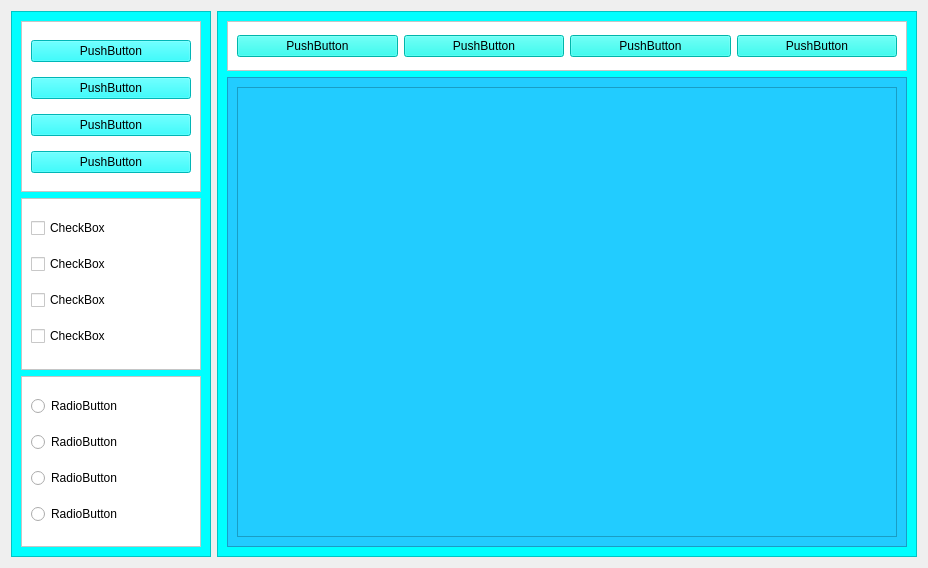
<?xml version="1.0" encoding="UTF-8"?>
<ui version="4.0">
 <class>Form</class>
 <widget class="QWidget" name="Form">
  <property name="geometry">
   <rect>
    <x>0</x>
    <y>0</y>
    <width>924</width>
    <height>568</height>
   </rect>
  </property>
  <property name="windowTitle">
   <string>Form</string>
  </property>
  <layout class="QHBoxLayout" name="horizontalLayout">
   <item>
    <widget class="QFrame" name="frame">
     <property name="minimumSize">
      <size>
       <width>200</width>
       <height>0</height>
      </size>
     </property>
     <property name="maximumSize">
      <size>
       <width>200</width>
       <height>16777215</height>
      </size>
     </property>
     <property name="styleSheet">
      <string notr="true">background-color:#00ffff</string>
     </property>
     <property name="frameShape">
      <enum>QFrame::StyledPanel</enum>
     </property>
     <property name="frameShadow">
      <enum>QFrame::Plain</enum>
     </property>
     <layout class="QVBoxLayout" name="verticalLayout_2">
      <item>
       <widget class="QFrame" name="frame_5">
        <property name="maximumSize">
         <size>
          <width>16777215</width>
          <height>200</height>
         </size>
        </property>
        <property name="styleSheet">
         <string notr="true">background-color:#ffffff</string>
        </property>
        <property name="frameShape">
         <enum>QFrame::StyledPanel</enum>
        </property>
        <property name="frameShadow">
         <enum>QFrame::Plain</enum>
        </property>
        <layout class="QVBoxLayout" name="verticalLayout_3">
         <item>
          <widget class="QPushButton" name="pushButton_6">
           <property name="styleSheet">
            <string notr="true">background-color:#00ffff</string>
           </property>
           <property name="text">
            <string>PushButton</string>
           </property>
          </widget>
         </item>
         <item>
          <widget class="QPushButton" name="pushButton_5">
           <property name="styleSheet">
            <string notr="true">background-color:#00ffff</string>
           </property>
           <property name="text">
            <string>PushButton</string>
           </property>
          </widget>
         </item>
         <item>
          <widget class="QPushButton" name="pushButton_7">
           <property name="styleSheet">
            <string notr="true">background-color:#00ffff</string>
           </property>
           <property name="text">
            <string>PushButton</string>
           </property>
          </widget>
         </item>
         <item>
          <widget class="QPushButton" name="pushButton_8">
           <property name="styleSheet">
            <string notr="true">background-color:#00ffff</string>
           </property>
           <property name="text">
            <string>PushButton</string>
           </property>
          </widget>
         </item>
        </layout>
       </widget>
      </item>
      <item>
       <widget class="QFrame" name="frame_6">
        <property name="maximumSize">
         <size>
          <width>16777215</width>
          <height>200</height>
         </size>
        </property>
        <property name="styleSheet">
         <string notr="true">background-color:#ffffff</string>
        </property>
        <property name="frameShape">
         <enum>QFrame::StyledPanel</enum>
        </property>
        <property name="frameShadow">
         <enum>QFrame::Plain</enum>
        </property>
        <layout class="QVBoxLayout" name="verticalLayout_4">
         <item>
          <widget class="QCheckBox" name="checkBox">
           <property name="text">
            <string>CheckBox</string>
           </property>
          </widget>
         </item>
         <item>
          <widget class="QCheckBox" name="checkBox_2">
           <property name="text">
            <string>CheckBox</string>
           </property>
          </widget>
         </item>
         <item>
          <widget class="QCheckBox" name="checkBox_3">
           <property name="text">
            <string>CheckBox</string>
           </property>
          </widget>
         </item>
         <item>
          <widget class="QCheckBox" name="checkBox_4">
           <property name="text">
            <string>CheckBox</string>
           </property>
          </widget>
         </item>
        </layout>
       </widget>
      </item>
      <item>
       <widget class="QFrame" name="frame_7">
        <property name="maximumSize">
         <size>
          <width>16777215</width>
          <height>200</height>
         </size>
        </property>
        <property name="styleSheet">
         <string notr="true">background-color:#ffffff</string>
        </property>
        <property name="frameShape">
         <enum>QFrame::StyledPanel</enum>
        </property>
        <property name="frameShadow">
         <enum>QFrame::Plain</enum>
        </property>
        <layout class="QVBoxLayout" name="verticalLayout_5">
         <item>
          <widget class="QRadioButton" name="radioButton">
           <property name="text">
            <string>RadioButton</string>
           </property>
          </widget>
         </item>
         <item>
          <widget class="QRadioButton" name="radioButton_4">
           <property name="text">
            <string>RadioButton</string>
           </property>
          </widget>
         </item>
         <item>
          <widget class="QRadioButton" name="radioButton_3">
           <property name="text">
            <string>RadioButton</string>
           </property>
          </widget>
         </item>
         <item>
          <widget class="QRadioButton" name="radioButton_2">
           <property name="text">
            <string>RadioButton</string>
           </property>
          </widget>
         </item>
        </layout>
       </widget>
      </item>
     </layout>
    </widget>
   </item>
   <item>
    <widget class="QFrame" name="frame_2">
     <property name="minimumSize">
      <size>
       <width>700</width>
       <height>0</height>
      </size>
     </property>
     <property name="maximumSize">
      <size>
       <width>500</width>
       <height>16777215</height>
      </size>
     </property>
     <property name="styleSheet">
      <string notr="true">background-color:#00ffff</string>
     </property>
     <property name="frameShape">
      <enum>QFrame::StyledPanel</enum>
     </property>
     <property name="frameShadow">
      <enum>QFrame::Plain</enum>
     </property>
     <layout class="QVBoxLayout" name="verticalLayout">
      <item>
       <widget class="QFrame" name="frame_4">
        <property name="minimumSize">
         <size>
          <width>0</width>
          <height>50</height>
         </size>
        </property>
        <property name="maximumSize">
         <size>
          <width>16777215</width>
          <height>50</height>
         </size>
        </property>
        <property name="styleSheet">
         <string notr="true">background-color:#ffffff</string>
        </property>
        <property name="frameShape">
         <enum>QFrame::StyledPanel</enum>
        </property>
        <property name="frameShadow">
         <enum>QFrame::Plain</enum>
        </property>
        <layout class="QHBoxLayout" name="horizontalLayout_2">
         <item>
          <widget class="QPushButton" name="pushButton">
           <property name="styleSheet">
            <string notr="true">background-color:#00ffee</string>
           </property>
           <property name="text">
            <string>PushButton</string>
           </property>
          </widget>
         </item>
         <item>
          <widget class="QPushButton" name="pushButton_4">
           <property name="styleSheet">
            <string notr="true">background-color:#00ffee</string>
           </property>
           <property name="text">
            <string>PushButton</string>
           </property>
          </widget>
         </item>
         <item>
          <widget class="QPushButton" name="pushButton_2">
           <property name="styleSheet">
            <string notr="true">background-color:#00ffee</string>
           </property>
           <property name="text">
            <string>PushButton</string>
           </property>
          </widget>
         </item>
         <item>
          <widget class="QPushButton" name="pushButton_3">
           <property name="styleSheet">
            <string notr="true">background-color:#00ffee</string>
           </property>
           <property name="text">
            <string>PushButton</string>
           </property>
          </widget>
         </item>
        </layout>
       </widget>
      </item>
      <item>
       <widget class="QFrame" name="frame_3">
        <property name="styleSheet">
         <string notr="true">background-color:#22ccff</string>
        </property>
        <property name="frameShape">
         <enum>QFrame::StyledPanel</enum>
        </property>
        <property name="frameShadow">
         <enum>QFrame::Plain</enum>
        </property>
        <layout class="QHBoxLayout" name="horizontalLayout_3">
         <item>
          <widget class="QTextEdit" name="textEdit">
           <property name="frameShadow">
            <enum>QFrame::Plain</enum>
           </property>
          </widget>
         </item>
        </layout>
       </widget>
      </item>
     </layout>
    </widget>
   </item>
  </layout>
 </widget>
 <resources/>
 <connections/>
</ui>
